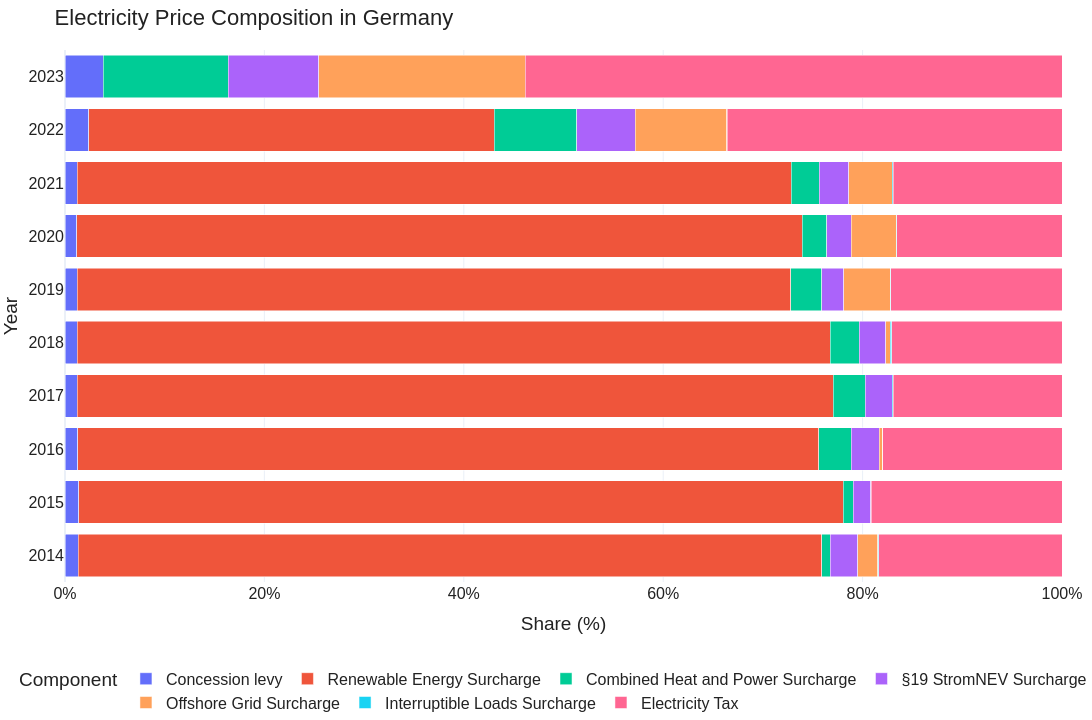

Here is the notebook cell this chart was saved with:
### Code cell
# Figure 6: Electricity Price Components for Industry in Germany from 2014 to 2023, adapted from [21].
fig6_df = pd.read_csv(FIG_6_DATA)


categories = [col for col in fig6_df.columns if col != "years"]
df_melt = fig6_df.melt(id_vars=["years"], value_vars=categories, var_name="Category", value_name="Value")
df_melt

# Normalize so every year's components sum to 1 (100%)
df_melt["Share"] = df_melt.groupby("years")["Value"].transform(lambda x: x / x.sum())

fig = px.bar(
    df_melt,
    y="years",
    x="Share",
    color="Category",
    orientation="h",
    labels={
        "years": "Year",
        "Share": "Share (%)",
        "Category": "Component"
    },
    title="Electricity Price Composition in Germany"
)

fig.update_layout(
    barmode="stack",
    xaxis_tickformat=".0%",
    xaxis=dict(
        range=[0, 1.0],
        tickformat=".0%"
    ),
)

fig.update_yaxes(
    tickmode="linear",
)

fig = apply_fig_defaults(fig)
fig.show()
export_fig(fig, "Figure_6_electricity_price_components_2014_2023.pdf")

### Figure 1 — Plotly figure (JSON) as saved in the notebook; plotly's stock layout.template omitted (floating-point values rounded to 4 significant figures)
{"data": [{"hovertemplate": "Component=Concession levy<br>Share (%)=%{x}<br>Year=%{y}<extra></extra>", "legendgroup": "Concession levy", "marker": {"color": "#636efa", "pattern": {"shape": ""}}, "name": "Concession levy", "orientation": "h", "showlegend": true, "textposition": "auto", "type": "bar", "x": [0.01315, 0.01368, 0.01286, 0.01213, 0.01224, 0.01229, 0.01185, 0.01212, 0.02402, 0.03853], "xaxis": "x", "y": [2014, 2015, 2016, 2017, 2018, 2019, 2020, 2021, 2022, 2023], "yaxis": "y"}, {"hovertemplate": "Component=Renewable Energy Surcharge<br>Share (%)=%{x}<br>Year=%{y}<extra></extra>", "legendgroup": "Renewable Energy Surcharge", "marker": {"color": "#EF553B", "pattern": {"shape": ""}}, "name": "Renewable Energy Surcharge", "orientation": "h", "showlegend": true, "textposition": "auto", "type": "bar", "x": [0.7459, 0.7671, 0.7431, 0.7585, 0.7555, 0.7154, 0.7279, 0.7163, 0.4066, 0.0], "xaxis": "x", "y": [2014, 2015, 2016, 2017, 2018, 2019, 2020, 2021, 2022, 2023], "yaxis": "y"}, {"hovertemplate": "Component=Combined Heat and Power Surcharge<br>Share (%)=%{x}<br>Year=%{y}<extra></extra>", "legendgroup": "Combined Heat and Power Surcharge", "marker": {"color": "#00cc96", "pattern": {"shape": ""}}, "name": "Combined Heat and Power Surcharge", "orientation": "h", "showlegend": true, "textposition": "auto", "type": "bar", "x": [0.008367, 0.009947, 0.03274, 0.03197, 0.02892, 0.03127, 0.02435, 0.02799, 0.08255, 0.125], "xaxis": "x", "y": [2014, 2015, 2016, 2017, 2018, 2019, 2020, 2021, 2022, 2023], "yaxis": "y"}, {"hovertemplate": "Component=§19 StromNEV Surcharge<br>Share (%)=%{x}<br>Year=%{y}<extra></extra>", "legendgroup": "§19 StromNEV Surcharge", "marker": {"color": "#ab63fa", "pattern": {"shape": ""}}, "name": "§19 StromNEV Surcharge", "orientation": "h", "showlegend": true, "textposition": "auto", "type": "bar", "x": [0.02749, 0.01865, 0.02807, 0.02756, 0.0267, 0.02234, 0.02478, 0.02975, 0.05896, 0.09107], "xaxis": "x", "y": [2014, 2015, 2016, 2017, 2018, 2019, 2020, 2021, 2022, 2023], "yaxis": "y"}, {"hovertemplate": "Component=Offshore Grid Surcharge<br>Share (%)=%{x}<br>Year=%{y}<extra></extra>", "legendgroup": "Offshore Grid Surcharge", "marker": {"color": "#FFA15A", "pattern": {"shape": ""}}, "name": "Offshore Grid Surcharge", "orientation": "h", "showlegend": true, "textposition": "auto", "type": "bar", "x": [0.02032, -0.001243, 0.003508, -0.0002205, 0.004449, 0.04646, 0.04482, 0.04353, 0.0915, 0.207], "xaxis": "x", "y": [2014, 2015, 2016, 2017, 2018, 2019, 2020, 2021, 2022, 2023], "yaxis": "y"}, {"hovertemplate": "Component=Interruptible Loads Surcharge<br>Share (%)=%{x}<br>Year=%{y}<extra></extra>", "legendgroup": "Interruptible Loads Surcharge", "marker": {"color": "#19d3f3", "pattern": {"shape": ""}}, "name": "Interruptible Loads Surcharge", "orientation": "h", "showlegend": true, "textposition": "auto", "type": "bar", "x": [0.001076, 0.000746, 0.0, 0.0006614, 0.001224, 0.0005585, 0.0007541, 0.0009917, 0.0006552, 0.0], "xaxis": "x", "y": [2014, 2015, 2016, 2017, 2018, 2019, 2020, 2021, 2022, 2023], "yaxis": "y"}, {"hovertemplate": "Component=Electricity Tax<br>Share (%)=%{x}<br>Year=%{y}<extra></extra>", "legendgroup": "Electricity Tax", "marker": {"color": "#FF6692", "pattern": {"shape": ""}}, "name": "Electricity Tax", "orientation": "h", "showlegend": true, "textposition": "auto", "type": "bar", "x": [0.1837, 0.1911, 0.1797, 0.1694, 0.171, 0.1717, 0.1656, 0.1694, 0.3357, 0.5384], "xaxis": "x", "y": [2014, 2015, 2016, 2017, 2018, 2019, 2020, 2021, 2022, 2023], "yaxis": "y"}], "layout": {"barmode": "stack", "font": {"color": "#222222", "family": "Arial, sans-serif", "size": 16}, "height": 720, "legend": {"orientation": "h", "title": {"text": "Component"}, "tracegroupgap": 0, "x": 0.5, "xanchor": "center", "y": -0.15, "yanchor": "top"}, "margin": {"b": 0, "l": 30, "r": 30, "t": 50}, "plot_bgcolor": "white", "showlegend": true, "title": {"text": "Electricity Price Composition in Germany"}, "width": 1200, "xaxis": {"anchor": "y", "domain": [0, 1], "range": [0, 1], "tickformat": ".0%", "title": {"text": "Share (%)"}}, "yaxis": {"anchor": "x", "domain": [0, 1], "tickmode": "linear", "title": {"text": "Year"}}}}
